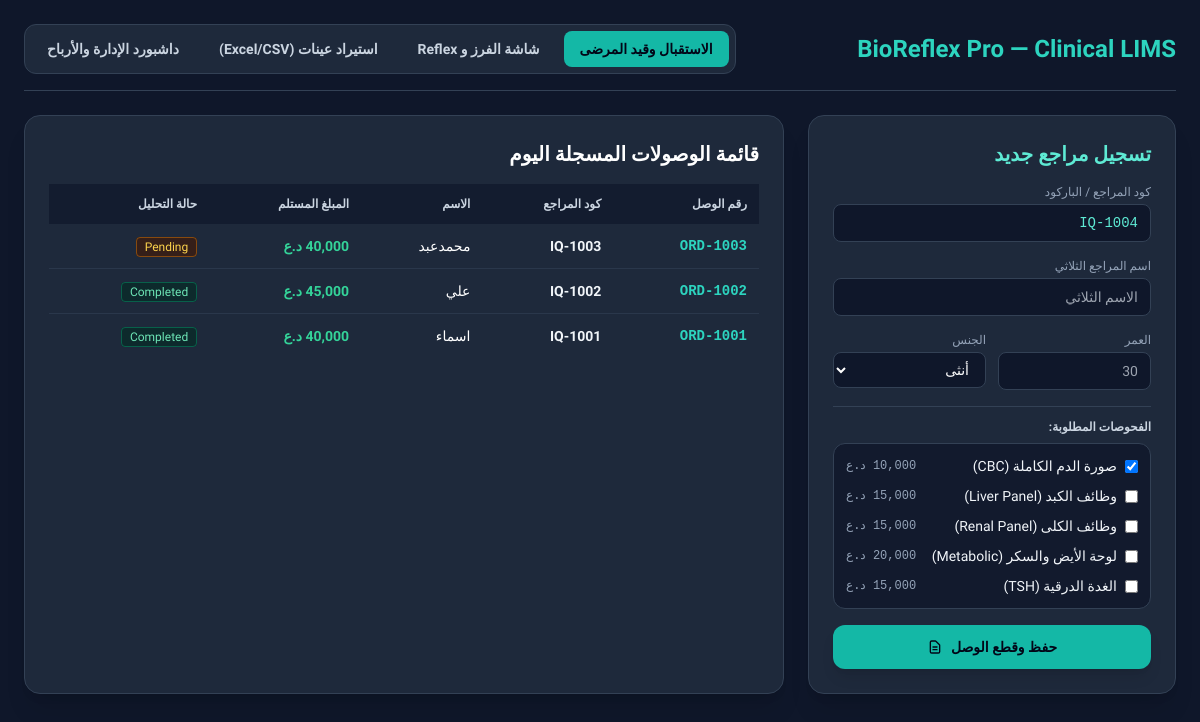
The page / on the database its author committed.
### database.py (models this page shows)
class LabOrder(Base):
    __tablename__ = "lab_orders"
    id = Column(Integer, primary_key=True, index=True)
    order_code = Column(String, unique=True, index=True, nullable=False)
    patient_id = Column(Integer, ForeignKey("patients.id"), nullable=False)
    base_price = Column(Float, default=10000.0)
    add_on_revenue = Column(Float, default=0.0)
    total_revenue = Column(Float, default=10000.0)
    status = Column(String, default="Pending")
    created_at = Column(DateTime, default=datetime.utcnow)
    patient = relationship("Patient", back_populates="orders")
    results = relationship("ClinicalResult", back_populates="order", uselist=False)

class Patient(Base):
    __tablename__ = "patients"
    id = Column(Integer, primary_key=True, index=True)
    patient_id = Column(String, unique=True, index=True, nullable=False)
    name = Column(String, nullable=False)
    age = Column(Integer, nullable=False)
    gender = Column(String, nullable=False)
    created_at = Column(DateTime, default=datetime.utcnow)
    orders = relationship("LabOrder", back_populates="patient")

### server.py (the view)
@app.get("/", response_class=HTMLResponse)
def home_reception(request: Request, db: Session = Depends(get_db)):
    recent_orders = db.query(LabOrder).order_by(LabOrder.id.desc()).limit(20).all()
    total_patients = db.query(Patient).count()
    next_patient_id = f"IQ-{total_patients + 1001}"
    return templates.TemplateResponse(
        request=request,
        name="reception.html",
        context={
            "orders": recent_orders,
            "next_patient_id": next_patient_id,
            "active_page": "reception"
        }
    )

### templates/reception.html (shortened to what this page needs)
<!DOCTYPE html>
<html lang="ar" dir="rtl">
<head>
  <script src="https://cdn.tailwindcss.com"></script>
</head>
<body class="bg-slate-900 text-slate-100 min-h-screen p-6">
  <div class="max-w-7xl mx-auto">
    {% include 'navbar.html' %}
    <div class="grid grid-cols-1 md:grid-cols-3 gap-6">
      <div class="md:col-span-1 bg-slate-800 border border-slate-700 rounded-2xl p-6 shadow-xl h-fit">
        <h2 class="text-xl font-bold text-teal-300 mb-4">تسجيل مراجع جديد</h2>
        <form action="/register-patient" method="POST" class="space-y-4">
          <div>
            <label class="block text-xs text-slate-400 mb-1">كود المراجع / الباركود</label>
            <input type="text" name="patient_id" value="{{ next_patient_id }}" autocomplete="off" required class="w-full bg-slate-900 border border-slate-700 rounded-lg px-3 py-2 text-sm text-teal-300 font-mono focus:outline-teal-400">
          </div>
          <div>
            <label class="block text-xs text-slate-400 mb-1">اسم المراجع الثلاثي</label>
            <input type="text" name="name" required placeholder="الاسم الثلاثي" autocomplete="off" class="w-full bg-slate-900 border border-slate-700 rounded-lg px-3 py-2 text-sm text-white focus:outline-teal-400">
          </div>
          <div class="grid grid-cols-2 gap-3">
            <div>
              <label class="block text-xs text-slate-400 mb-1">العمر</label>
              <input type="number" name="age" required placeholder="30" class="w-full bg-slate-900 border border-slate-700 rounded-lg px-3 py-2 text-sm text-white focus:outline-teal-400">
            </div>
            <div>
              <label class="block text-xs text-slate-400 mb-1">الجنس</label>
              <select name="gender" class="w-full bg-slate-900 border border-slate-700 rounded-lg px-3 py-2 text-sm text-white focus:outline-teal-400">
                <option value="female">أنثى</option>
              </select>
            </div>
          </div>
          <div class="pt-3 border-t border-slate-700">
            <span class="text-xs font-bold text-slate-300 block mb-2">الفحوصات المطلوبة:</span>
            <div class="bg-slate-900/80 border border-slate-700 rounded-xl p-3 space-y-2.5">
              <label class="flex items-center space-x-2 space-x-reverse text-sm cursor-pointer hover:text-teal-300 transition">
                <input type="checkbox" name="tests" value="CBC" checked class="rounded border-slate-700 text-teal-500 focus:ring-0">
                <span class="flex-1">صورة الدم الكاملة (CBC)</span>
                <span class="text-xs font-mono text-slate-400">10,000 د.ع</span>
              </label>
              <label class="flex items-center space-x-2 space-x-reverse text-sm cursor-pointer hover:text-teal-300 transition">
                <input type="checkbox" name="tests" value="Liver" class="rounded border-slate-700 text-teal-500 focus:ring-0">
                <span class="flex-1">وظائف الكبد (Liver Panel)</span>
                <span class="text-xs font-mono text-slate-400">15,000 د.ع</span>
              </label>
              <label class="flex items-center space-x-2 space-x-reverse text-sm cursor-pointer hover:text-teal-300 transition">
                <input type="checkbox" name="tests" value="Renal" class="rounded border-slate-700 text-teal-500 focus:ring-0">
                <span class="flex-1">وظائف الكلى (Renal Panel)</span>
                <span class="text-xs font-mono text-slate-400">15,000 د.ع</span>
              </label>
              <label class="flex items-center space-x-2 space-x-reverse text-sm cursor-pointer hover:text-teal-300 transition">
                <input type="checkbox" name="tests" value="Metabolic" class="rounded border-slate-700 text-teal-500 focus:ring-0">
                <span class="flex-1">لوحة الأيض والسكر (Metabolic)</span>
                <span class="text-xs font-mono text-slate-400">20,000 د.ع</span>
              </label>
              <label class="flex items-center space-x-2 space-x-reverse text-sm cursor-pointer hover:text-teal-300 transition">
                <input type="checkbox" name="tests" value="Thyroid" class="rounded border-slate-700 text-teal-500 focus:ring-0">
                <span class="flex-1">الغدة الدرقية (TSH)</span>
                <span class="text-xs font-mono text-slate-400">15,000 د.ع</span>
              </label>
            </div>
          </div>
          <button type="submit" class="w-full bg-teal-500 hover:bg-teal-400 text-slate-950 font-extrabold py-3 rounded-xl transition text-sm flex items-center justify-center space-x-2 space-x-reverse shadow-lg">
            <span>حفظ وقطع الوصل</span>
            <svg class="w-4 h-4 mr-1 inline" fill="none" stroke="currentColor" viewBox="0 0 24 24"><path stroke-linecap="round" stroke-linejoin="round" stroke-width="2" d="M9 12h6m-6 4h6m2 5H7a2 2 0 01-2-2V5a2 2 0 012-2h5.586a1 1 0 01.707.293l5.414 5.414a1 1 0 01.293.707V19a2 2 0 01-2 2z"></path></svg>
          </button>
        </form>
      </div>
      <div class="md:col-span-2 bg-slate-800 border border-slate-700 rounded-2xl p-6 shadow-xl">
        <h2 class="text-xl font-bold text-white mb-4">قائمة الوصولات المسجلة اليوم</h2>
        <div class="overflow-x-auto">
          <table class="w-full text-right text-sm">
            <thead class="bg-slate-900/70 text-slate-300 text-xs">
              <tr>
                <th class="p-3">رقم الوصل</th>
                <th class="p-3">كود المراجع</th>
                <th class="p-3">الاسم</th>
                <th class="p-3">المبلغ المستلم</th>
                <th class="p-3">حالة التحليل</th>
              </tr>
            </thead>
            <tbody class="divide-y divide-slate-700/60">
              {% for o in orders %}
              <tr class="hover:bg-slate-700/40 transition">
                <td class="p-3 font-mono text-teal-400 font-bold">{{ o.order_code }}</td>
                <td class="p-3 font-semibold">{{ o.patient.patient_id }}</td>
                <td class="p-3 text-white">{{ o.patient.name }}</td>
                <td class="p-3 font-bold text-emerald-400">{{ "{:,.0f}".format(o.base_price) }} د.ع</td>
                <td class="p-3">
                  {% if o.status == 'Pending' or o.status == 'قيد الانتظار' %}
                    <span class="bg-amber-950/60 text-amber-300 border border-amber-600/50 px-2 py-0.5 rounded text-xs">Pending</span>
                  {% else %}
                    <span class="bg-emerald-950/60 text-emerald-300 border border-emerald-600/50 px-2 py-0.5 rounded text-xs">Completed</span>
                  {% endif %}
                </td>
              </tr>
              {% endfor %}
            </tbody>
          </table>
        </div>
      </div>
    </div>
  </div>
</body>
</html>

### templates/navbar.html
<header class="flex justify-between items-center border-b border-slate-700 pb-4 mb-6">
  <div>
    <h1 class="text-2xl font-black text-teal-400">BioReflex Pro — Clinical LIMS</h1>
  </div>
  <nav class="flex items-center space-x-2 space-x-reverse bg-slate-800 p-1.5 rounded-xl border border-slate-700">
    <a href="/" class="px-4 py-2 rounded-lg text-sm font-bold transition {% if active_page == 'reception' %}bg-teal-500 text-slate-950{% else %}text-slate-300 hover:bg-slate-700{% endif %}">
      الاستقبال وقيد المرضى
    </a>
    <a href="/lab-console" class="px-4 py-2 rounded-lg text-sm font-bold transition {% if active_page == 'lab_console' %}bg-teal-500 text-slate-950{% else %}text-slate-300 hover:bg-slate-700{% endif %}">
      شاشة الفرز و Reflex
    </a>
    <a href="/batch-upload" class="px-4 py-2 rounded-lg text-sm font-bold transition {% if active_page == 'batch_upload' %}bg-teal-500 text-slate-950{% else %}text-slate-300 hover:bg-slate-700{% endif %}">
      استيراد عينات (Excel/CSV)
    </a>
    <a href="/dashboard" class="px-4 py-2 rounded-lg text-sm font-bold transition {% if active_page == 'dashboard' %}bg-teal-500 text-slate-950{% else %}text-slate-300 hover:bg-slate-700{% endif %}">
      داشبورد الإدارة والأرباح
    </a>
  </nav>
</header>

### templates/reception.html (style rules this page uses)
body { font-family: 'Tajawal', sans-serif; }

### rows shown on the page
LabOrder: order_code "ORD-1003", patient.patient_id "IQ-1003", patient.name "محمدعبد", status "Pending"
LabOrder: order_code "ORD-1002", patient.patient_id "IQ-1002", patient.name "علي", status "Completed"
LabOrder: order_code "ORD-1001", patient.patient_id "IQ-1001", patient.name "اسماء", status "Completed"
